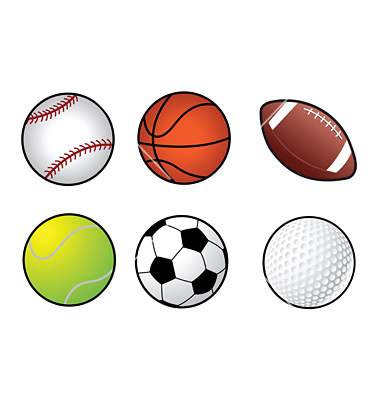
//> input picture console/DetectEdges/DetectEdges/balls.jpg, 380 x 400 px
$ ./main   (built with g++ and OpenCV 4)
//> lines starting //> are read from the running program, lines starting //| are printed output that depends on the picture; after the words box and inside, x2 and y2 are one past the last pixel; in counts of white or black regions, pixels touching at a corner belong together
#include<opencv2\opencv.hpp>
#include<opencv2\highgui\highgui.hpp>
#include<opencv2\imgproc\imgproc.hpp>
#include<iostream>
using namespace std;
using namespace cv;

// Global Variables
Mat original_image;
Mat gray_image;
Mat canny_edge;
Mat destination_image;

int kernel_value = 3;
const int max_thresh = 400;
int min_thresh;
int ratio = 3;

void trackbarCallback(int, void*){
	blur(gray_image, canny_edge, Size(3, 3));
	Canny(canny_edge, canny_edge, min_thresh, min_thresh*ratio, kernel_value);
	destination_image = Scalar::all(0);
	original_image.copyTo(destination_image, canny_edge);
	imshow("Edges Detected", destination_image);
}

int main(){
	original_image = imread("balls.jpg");
//> original_image is the input picture: 400 rows x 380 cols, CV_8UC3; mean B, G, R 219.6, 227.3, 234
	cvtColor(original_image, gray_image, COLOR_BGR2GRAY);
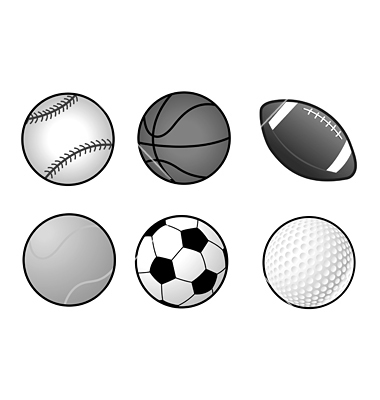
//> gray_image: 400 rows x 380 cols, CV_8UC1; min 0, max 255, mean 228.4

	namedWindow("Edges Detected");
	namedWindow("Threshold");

	createTrackbar("Trackbar", "Threshold", &min_thresh, max_thresh, trackbarCallback);
	trackbarCallback(0, 0);
//> in trackbarCallback, `blur(gray_image, canny_edge, Size(3, 3));`:
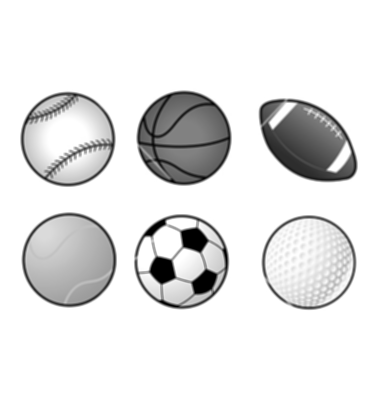
//> canny_edge: 400 rows x 380 cols, CV_8UC1; min 0, max 255, mean 228.4
//> in trackbarCallback, `Canny(canny_edge, canny_edge, min_thresh, min_thresh*ratio, kernel_val..`:
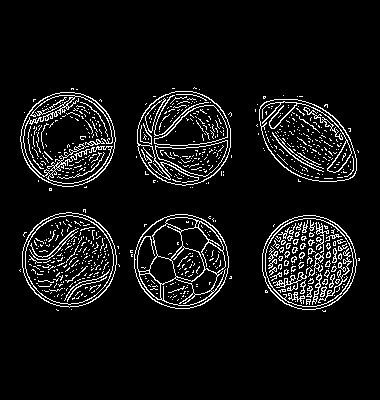
//> canny_edge: 400 rows x 380 cols, CV_8UC1; 7.4% white in thin lines or dots, all inside (x1, y1, x2, y2) = (19, 87, 360, 312)
//> in trackbarCallback, `original_image.copyTo(destination_image, canny_edge);`:
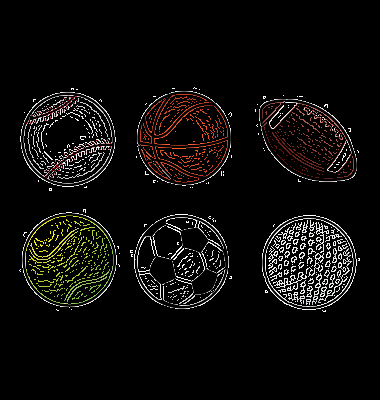
//> destination_image: 400 rows x 380 cols, CV_8UC3; mean B, G, R 11.1, 12.7, 14.2

	waitKey(0);
	return 0;
}
